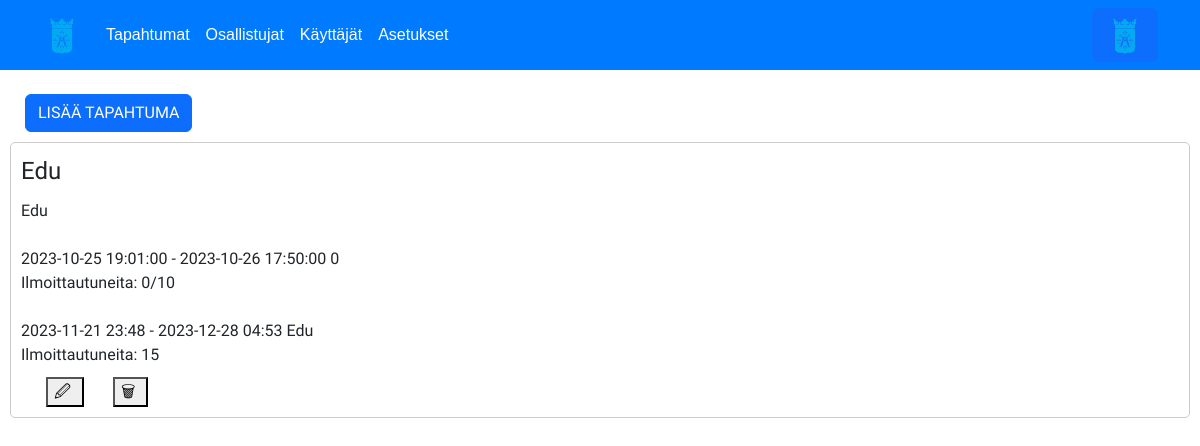
The app's page /tapahtumat.php (signed in) with its own data.
### tables this page shows
CREATE TABLE `events` (
  `id` int(11) NOT NULL,
  `title` varchar(255) NOT NULL,
  `description` text DEFAULT NULL,
  `start_date` datetime NOT NULL,
  `end_date` datetime NOT NULL,
  `location` varchar(255) DEFAULT NULL,
  `participants` int(11) DEFAULT 0,
  `last_timeout` datetime DEFAULT NULL,
  `created_at` timestamp NOT NULL DEFAULT current_timestamp(),
  `updated_at` timestamp NOT NULL DEFAULT current_timestamp() ON UPDATE current_timestamp(),
  `additional_fields` text DEFAULT NULL
);

### tapahtumat.php (the view, shortened to what this page needs)
<?php
$servername = "localhost";
$username = "Edu";
$password = "Eduard123";
$database = "edu";
$conn = new mysqli($servername, $username, $password, $database);
function getEvents($conn)
{
    $sql = "SELECT * FROM events";
    $result = $conn->query($sql);
    $events = [];
    if ($result->num_rows > 0) {
        while ($row = $result->fetch_assoc()) {
            $events[] = $row;
        }
    }
    return $events;
}
$events = getEvents($conn);
?>
<!DOCTYPE html>
<html lang="en">
<head>
    <link href="https://cdn.jsdelivr.net/npm/bootstrap@5.2.0-beta1/dist/css/bootstrap.min.css" rel="stylesheet">
    <link rel="stylesheet" href="./css/main.css">
    <link rel="stylesheet" href="./css/userpanel.css">
    <link rel="stylesheet" href="./css/tapahtumat.css">
</head>
<body>
    <nav class="navbar navbar-expand-lg">
            <div class="container">
                <a class="navbar-brand"><img src="../images/turku.png" alt="Logo" width="40"></a>
                <div class="collapse navbar-collapse" id="navbarNav">
                    <ul class="navbar-nav ml-auto">
                        <li class="nav-item">
                            <a class="nav-link" href="./tapahtumat.php">Tapahtumat</a>
                        </li>
                        <li class="nav-item">
                            <a class="nav-link" href="./osallistujat.php">Osallistujat</a>
                        </li>
                        <li class="nav-item">
                            <a class="nav-link" href="./kayttajat.php">Käyttäjät</a>
                        </li>
                        <li class="nav-item">
                            <a class="nav-link" href="./asetukset.php">Asetukset</a>
                        </li>
                    </ul>
                </div>
                <button type="button" class="btn btn-primary" data-bs-toggle="modal" data-bs-target="#userPanelModal">
                    <img src="../images/turku.png" alt="Logo" width="40">
                </button>
            </div>
        </nav>
    <br>
    <button class="btn btn-primary" onclick="togglePopup()">LISÄÄ TAPAHTUMA</button>
    <?php foreach ($events as $event) { ?>
        <div class="event-box">
            <div class="event-title"><?= $event["title"] ?></div>
            <div class="event-description"><?= $event["description"] ?></div>
            <br>
            <div><?= $event["start_date"] ?> - <?= $event["end_date"] ?> <?= $event["location"] ?></div>
            <div>Ilmoittautuneita: 0/<?= $event["participants"] ?></div>
            <?php
            if (!empty($event["additional_fields"])) {
                $additionalFields = json_decode($event["additional_fields"], true);
                $hasAdditionalFields = false;
                foreach ($additionalFields as $fieldValue) {
                    if (!empty($fieldValue)) {
                        $hasAdditionalFields = true;
                        break;
                    }
                }
                if ($hasAdditionalFields) {
                    echo '<br>';
                    echo '<div>';
                    if (!empty($additionalFields['start_date'])) {
                        $startDateTime = date('Y-m-d H:i', strtotime($additionalFields['start_date']));
                        echo '' . $startDateTime;
                        if (!empty($additionalFields['end_date'])) {
                            $endDateTime = date('Y-m-d H:i', strtotime($additionalFields['end_date']));
                            echo ' - ' . $endDateTime;
                            if (!empty($additionalFields['location'])) {
                                echo ' ' . $additionalFields['location'];
                            }
                        }
                        echo '<br>';
                    }
                    if (!empty($additionalFields['participants'])) {
                        echo 'Ilmoittautuneita: ' . $additionalFields['participants'] . '<br>';
                    }
                    echo '</div>';
                }
            }
            ?>
            <div class="event-buttons">
                <form method="post" action="">
                    <button type="button" class="edit-button" onclick="toggleEditPopup(<?php echo htmlspecialchars(json_encode($event)); ?>)"></button>
                    <button type="submit" class="delete-button" name="delete_event"></button>
                </form>
            </div>
        </div>
    <?php } ?>
</body>
</html>

### css/main.css (style rules this page uses)
body { font-family: "Barlow Semi Condensed", sans-serif; }
.navbar { background-color: #007BFF; }
.navbar-brand { font-family: 'Your Font', sans-serif; color: #fff; }
.navbar-nav .nav-link { font-family: 'Your Font', sans-serif; color: #fff; }
button { margin-left: 25px; }

### css/tapahtumat.css (style rules this page uses)
.event-box { border: 1px solid #ccc; padding: 10px; margin: 10px; border-radius: 5px; }
.event-title { font-size: 24px; }
.event-description { margin-top: 10px; }
.event-buttons { margin-top: 10px; }
.edit-button::before { content: "\1F589"; margin-right: 5px; }
.delete-button::before { content: "\1F5D1"; margin-right: 5px; }

### records on screen
events: title "Edu", description "Edu", start_date "2023-10-25 19:01:00", end_date "2023-10-26 17:50:00", location "0", participants "10", additional_fields "2023-11-21 23:48", additional_fields "2023-12-28 04:53", additional_fields "Edu", additional_fields "15"
